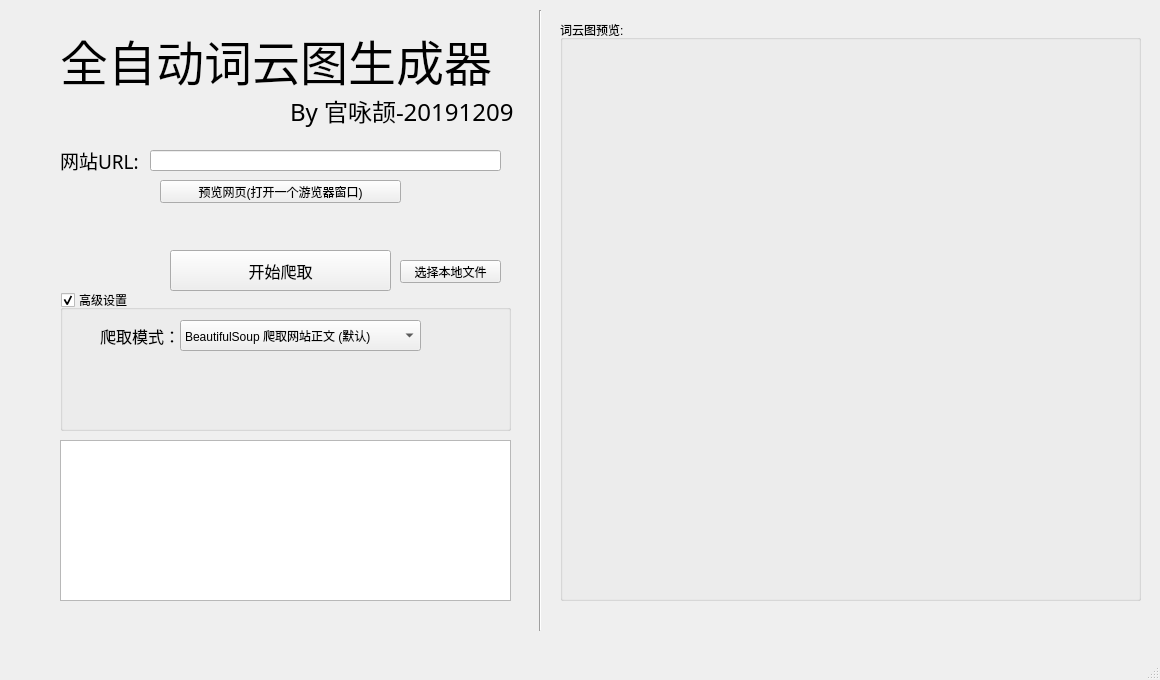
<?xml version="1.0" encoding="UTF-8"?>
<ui version="4.0">
 <class>MainWindow</class>
 <widget class="QMainWindow" name="MainWindow">
  <property name="geometry">
   <rect>
    <x>0</x>
    <y>0</y>
    <width>1160</width>
    <height>680</height>
   </rect>
  </property>
  <property name="minimumSize">
   <size>
    <width>1160</width>
    <height>680</height>
   </size>
  </property>
  <property name="maximumSize">
   <size>
    <width>1160</width>
    <height>680</height>
   </size>
  </property>
  <property name="windowTitle">
   <string>全自动词云图小程序</string>
  </property>
  <property name="styleSheet">
   <string notr="true">boder=2px</string>
  </property>
  <widget class="QWidget" name="centralwidget">
   <property name="maximumSize">
    <size>
     <width>16777215</width>
     <height>16777215</height>
    </size>
   </property>
   <widget class="QLabel" name="Title1">
    <property name="geometry">
     <rect>
      <x>60</x>
      <y>30</y>
      <width>651</width>
      <height>61</height>
     </rect>
    </property>
    <property name="font">
     <font>
      <family>楷体</family>
      <pointsize>36</pointsize>
     </font>
    </property>
    <property name="text">
     <string>全自动词云图生成器</string>
    </property>
   </widget>
   <widget class="QLabel" name="Title2">
    <property name="geometry">
     <rect>
      <x>290</x>
      <y>90</y>
      <width>231</width>
      <height>41</height>
     </rect>
    </property>
    <property name="font">
     <font>
      <family>楷体</family>
      <pointsize>18</pointsize>
     </font>
    </property>
    <property name="text">
     <string>By 官咏颉-20191209</string>
    </property>
   </widget>
   <widget class="QLineEdit" name="URLEdit">
    <property name="geometry">
     <rect>
      <x>150</x>
      <y>150</y>
      <width>351</width>
      <height>21</height>
     </rect>
    </property>
    <property name="font">
     <font>
      <family>Arial</family>
      <pointsize>12</pointsize>
     </font>
    </property>
    <property name="cursor">
     <cursorShape>IBeamCursor</cursorShape>
    </property>
    <property name="toolTip">
     <string comment="输入需要爬取的网站URL" extracomment="输入需要爬取的网站URL"/>
    </property>
    <property name="statusTip">
     <string comment="输入需要爬取的网站URL"/>
    </property>
    <property name="whatsThis">
     <string comment="输入需要爬取的网站URL"/>
    </property>
   </widget>
   <widget class="QLabel" name="label">
    <property name="geometry">
     <rect>
      <x>60</x>
      <y>140</y>
      <width>121</width>
      <height>41</height>
     </rect>
    </property>
    <property name="font">
     <font>
      <family>黑体</family>
      <pointsize>14</pointsize>
     </font>
    </property>
    <property name="text">
     <string>网站URL:</string>
    </property>
   </widget>
   <widget class="QPushButton" name="previewbt">
    <property name="geometry">
     <rect>
      <x>160</x>
      <y>180</y>
      <width>241</width>
      <height>23</height>
     </rect>
    </property>
    <property name="text">
     <string>预览网页(打开一个游览器窗口)</string>
    </property>
   </widget>
   <widget class="QPushButton" name="beginbt">
    <property name="geometry">
     <rect>
      <x>170</x>
      <y>250</y>
      <width>221</width>
      <height>41</height>
     </rect>
    </property>
    <property name="font">
     <font>
      <family>Adobe Arabic</family>
      <pointsize>12</pointsize>
     </font>
    </property>
    <property name="text">
     <string>开始爬取</string>
    </property>
   </widget>
   <widget class="QGroupBox" name="setting">
    <property name="geometry">
     <rect>
      <x>60</x>
      <y>290</y>
      <width>451</width>
      <height>141</height>
     </rect>
    </property>
    <property name="title">
     <string>高级设置</string>
    </property>
    <property name="flat">
     <bool>false</bool>
    </property>
    <property name="checkable">
     <bool>true</bool>
    </property>
    <widget class="QLabel" name="label_2">
     <property name="geometry">
      <rect>
       <x>40</x>
       <y>30</y>
       <width>81</width>
       <height>31</height>
      </rect>
     </property>
     <property name="font">
      <font>
       <family>Adobe Arabic</family>
       <pointsize>12</pointsize>
      </font>
     </property>
     <property name="text">
      <string>爬取模式：</string>
     </property>
    </widget>
    <widget class="QComboBox" name="mode_choose">
     <property name="geometry">
      <rect>
       <x>120</x>
       <y>30</y>
       <width>241</width>
       <height>31</height>
      </rect>
     </property>
     <item>
      <property name="text">
       <string>BeautifulSoup 爬取网站正文 (默认)</string>
      </property>
     </item>
     <item>
      <property name="text">
       <string>Newspaper AI智能识别正文</string>
      </property>
     </item>
    </widget>
   </widget>
   <widget class="QTextBrowser" name="textBrowser">
    <property name="geometry">
     <rect>
      <x>60</x>
      <y>440</y>
      <width>451</width>
      <height>161</height>
     </rect>
    </property>
   </widget>
   <widget class="QGroupBox" name="previewgroup">
    <property name="geometry">
     <rect>
      <x>560</x>
      <y>20</y>
      <width>581</width>
      <height>581</height>
     </rect>
    </property>
    <property name="title">
     <string>词云图预览:</string>
    </property>
    <widget class="QWidget" name="picturebox" native="true">
     <property name="geometry">
      <rect>
       <x>10</x>
       <y>20</y>
       <width>561</width>
       <height>511</height>
      </rect>
     </property>
     <widget class="QLabel" name="label_3">
      <property name="geometry">
       <rect>
        <x>0</x>
        <y>0</y>
        <width>561</width>
        <height>511</height>
       </rect>
      </property>
      <property name="text">
       <string/>
      </property>
     </widget>
    </widget>
   </widget>
   <widget class="Line" name="line">
    <property name="geometry">
     <rect>
      <x>530</x>
      <y>10</y>
      <width>20</width>
      <height>621</height>
     </rect>
    </property>
    <property name="orientation">
     <enum>Qt::Vertical</enum>
    </property>
   </widget>
   <widget class="QPushButton" name="scfliebt">
    <property name="geometry">
     <rect>
      <x>400</x>
      <y>260</y>
      <width>101</width>
      <height>23</height>
     </rect>
    </property>
    <property name="text">
     <string>选择本地文件</string>
    </property>
   </widget>
  </widget>
  <widget class="QMenuBar" name="menubar">
   <property name="geometry">
    <rect>
     <x>0</x>
     <y>0</y>
     <width>1160</width>
     <height>23</height>
    </rect>
   </property>
  </widget>
  <widget class="QStatusBar" name="statusbar"/>
 </widget>
 <resources/>
 <connections/>
</ui>
